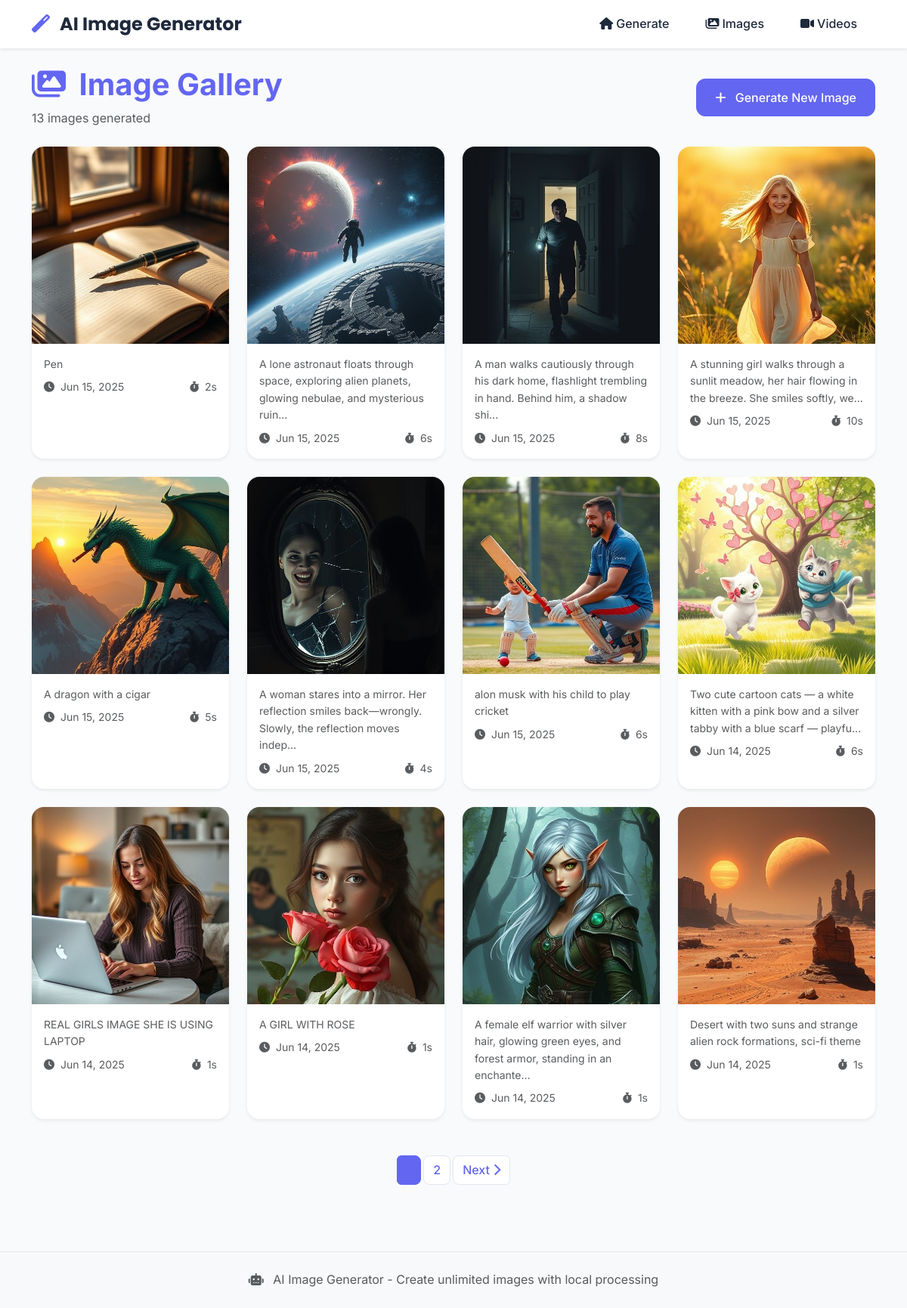
The page /gallery on the database its author committed.
### models.py (models this page shows, shortened)
class GeneratedImage(db.Model):
    __tablename__ = 'generated_images'
    id = db.Column(db.Integer, primary_key=True)
    prompt = db.Column(db.Text, nullable=False)
    image_filename = db.Column(db.String(255), nullable=False)
    created_at = db.Column(db.DateTime, default=datetime.utcnow)
    is_favorite = db.Column(db.Boolean, default=False)
    generation_time = db.Column(db.Integer, default=0)  # in seconds

### routes.py (the view)
@app.route('/gallery')
def gallery():
    page = request.args.get('page', 1, type=int)
    per_page = 12  # Images per page
    images = GeneratedImage.query.order_by(GeneratedImage.created_at.desc()).paginate(
        page=page, per_page=per_page, error_out=False
    )
    return render_template('gallery.html', images=images)

### templates/gallery.html (shortened to what this page needs)
{% extends "base.html" %}
{% block content %}
<div class="container">
    <div class="row mb-4">
        <div class="col-12">
            <div class="d-flex justify-content-between align-items-center">
                <div>
                    <h1 class="fw-bold text-primary mb-2">
                        <i class="fas fa-images me-2"></i>
                        Image Gallery
                    </h1>
                    <p class="text-muted mb-0">
                        {% if images.total %}
                            {{ images.total }} image{{ 's' if images.total != 1 else '' }} generated
                        {% else %}
                            No images generated yet
                        {% endif %}
                    </p>
                </div>
                <a href="{{ url_for('index') }}" class="btn btn-primary">
                    <i class="fas fa-plus me-2"></i>
                    Generate New Image
                </a>
            </div>
        </div>
    </div>
    {% if images.items %}
    <div class="row g-4 mb-5">
        {% for image in images.items %}
        <div class="col-sm-6 col-md-4 col-lg-3">
            <div class="card image-card h-100 border-0 shadow-sm">
                <div class="image-container">
                </div>
                <div class="card-body">
                    <p class="card-text text-muted small mb-2">
                        {{ image.prompt[:100] }}{% if image.prompt|length > 100 %}...{% endif %}
                    </p>
                    <div class="d-flex justify-content-between align-items-center">
                        <small class="text-muted">
                            <i class="fas fa-clock me-1"></i>
                            {{ image.created_at.strftime('%b %d, %Y') }}
                        </small>
                        <small class="text-muted">
                            <i class="fas fa-stopwatch me-1"></i>
                            {{ image.generation_time }}s
                        </small>
                    </div>
                </div>
            </div>
        </div>
        {% endfor %}
    </div>
    {% if images.pages > 1 %}
    <nav aria-label="Gallery pagination">
        <ul class="pagination justify-content-center">
            {% for page_num in images.iter_pages() %}
                {% if page_num %}
                    {% if page_num != images.page %}
                    <li class="page-item">
                        <a class="page-link" href="{{ url_for('gallery', page=page_num) }}">{{ page_num }}</a>
                    </li>
                    {% else %}
                    <li class="page-item active">
                        <span class="page-link">{{ page_num }}</span>
                    </li>
                    {% endif %}
                {% else %}
                <li class="page-item disabled">
                    <span class="page-link">...</span>
                </li>
                {% endif %}
            {% endfor %}
            {% if images.has_next %}
            <li class="page-item">
                <a class="page-link" href="{{ url_for('gallery', page=images.next_num) }}">
                    Next <i class="fas fa-chevron-right"></i>
                </a>
            </li>
            {% endif %}
        </ul>
    </nav>
    {% endif %}
    {% endif %}
</div>
{% endblock %}

### static/css/style.css (style rules this page uses)
:root { --primary-color: #6366F1; --secondary-color: #8B5CF6; --background-color: #F8FAFC; --text-color: #1E293B; --accent-color: #06B6D4; --success-color: #10B981; --warning-color: #F59E0B; --danger-color: #EF4444; --light-gray: #F1F5F9; --border-color: #E2E8F0; }
body { font-family: 'Inter', -apple-system, BlinkMacSystemFont, 'Segoe UI', sans-serif; background-color: var(--background-color); color: var(--text-color); line-height: 1.6; }
.text-primary { color: var(--primary-color) !important; }
.btn-primary { background-color: var(--primary-color); border-color: var(--primary-color); font-weight: 500; padding: 0.75rem 1.5rem; border-radius: 0.75rem; transition: all 0.3s ease; }
.card { border-radius: 1rem; transition: all 0.3s ease; }
.image-card { transition: all 0.3s ease; border-radius: 1rem; overflow: hidden; }
.image-container { position: relative; overflow: hidden; aspect-ratio: 1; }
.pagination .page-link { color: var(--primary-color); border-color: var(--border-color); border-radius: 0.5rem; margin: 0 0.25rem; font-weight: 500; }
.pagination .page-item.active .page-link { background-color: var(--primary-color); border-color: var(--primary-color); }
.card { animation: fadeInUp 0.6s ease-out; }

### rows shown on the page
GeneratedImage: prompt "Pen", created_at "Jun 15, 2025", generation_time "2"
GeneratedImage: prompt "A lone astronaut floats through space, exploring alien planets, glowing nebulae, and mysterious ruin", created_at "Jun 15, 2025", generation_time "6"
GeneratedImage: prompt "A man walks cautiously through his dark home, flashlight trembling in hand. Behind him, a shadow shi", created_at "Jun 15, 2025", generation_time "8"
GeneratedImage: prompt "A stunning girl walks through a sunlit meadow, her hair flowing in the breeze. She smiles softly, we", created_at "Jun 15, 2025", generation_time "10"
GeneratedImage: prompt "A dragon with a cigar", created_at "Jun 15, 2025", generation_time "5"
GeneratedImage: prompt "A woman stares into a mirror. Her reflection smiles back—wrongly. Slowly, the reflection moves indep", created_at "Jun 15, 2025", generation_time "4"
GeneratedImage: prompt "alon musk with his child to play cricket", created_at "Jun 15, 2025", generation_time "6"
GeneratedImage: prompt "Two cute cartoon cats — a white kitten with a pink bow and a silver tabby with a blue scarf — playfu", created_at "Jun 14, 2025", generation_time "6"
GeneratedImage: prompt "REAL GIRLS IMAGE SHE IS USING LAPTOP", created_at "Jun 14, 2025", generation_time "1"
GeneratedImage: prompt "A GIRL WITH ROSE", created_at "Jun 14, 2025", generation_time "1"
GeneratedImage: prompt "A female elf warrior with silver hair, glowing green eyes, and forest armor, standing in an enchante", created_at "Jun 14, 2025", generation_time "1"
GeneratedImage: prompt "Desert with two suns and strange alien rock formations, sci-fi theme", created_at "Jun 14, 2025", generation_time "1"

### other values the page prints
{{ images.total }} "13"
{{ 's' if images.total != 1 else '' }} "s"
{{ page_num }} "2"
